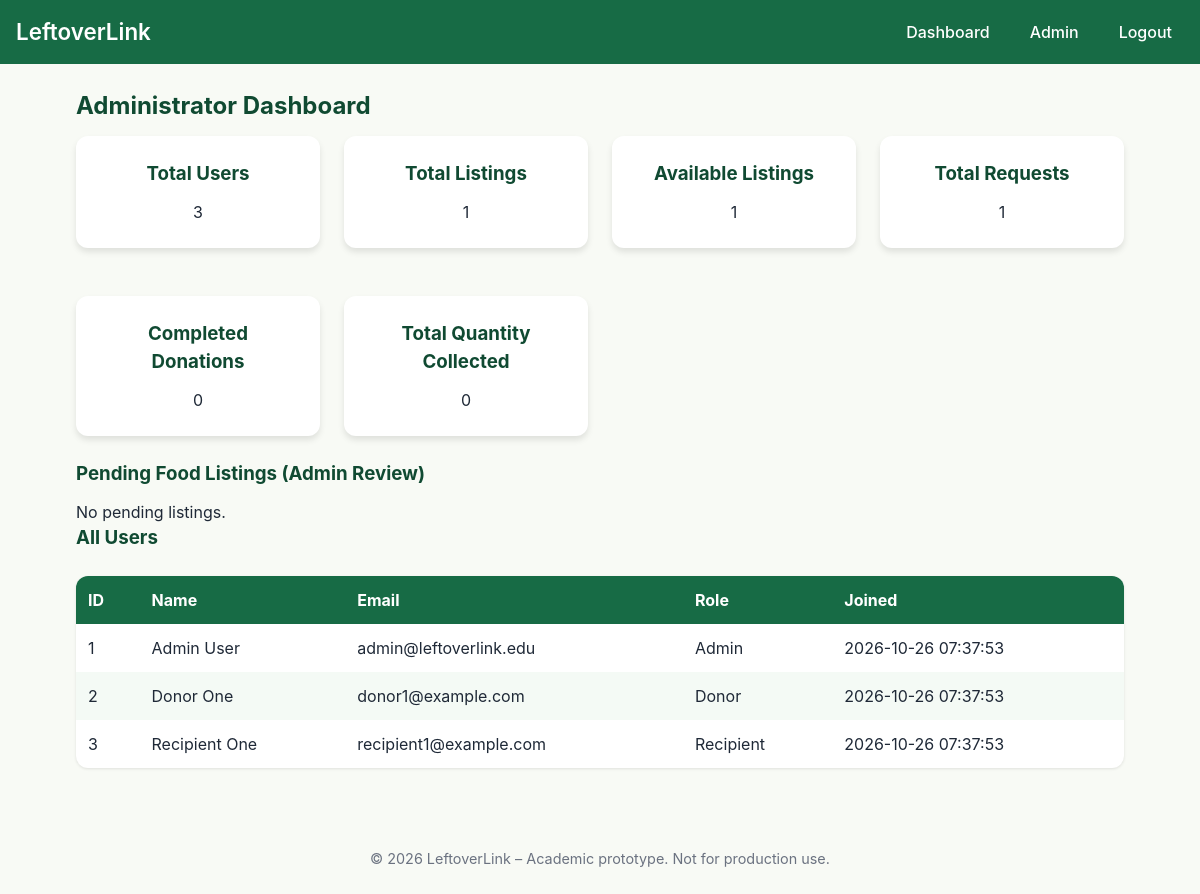
/admin.php (signed in), run on the app's committed database.
### tables this page shows
CREATE TABLE users (
    id INT AUTO_INCREMENT PRIMARY KEY,
    name VARCHAR(100) NOT NULL,
    email VARCHAR(150) NOT NULL UNIQUE,
    password VARCHAR(255) NOT NULL,
    role ENUM('donor','recipient','admin') NOT NULL,
    created_at TIMESTAMP DEFAULT CURRENT_TIMESTAMP
);

### auth.php (called while the page is built, shortened)
<?php
require_once __DIR__ . '/config.php';
function isLoggedIn(): bool {
    return isset($_SESSION['user_id']);
}
function currentUser(): ?array {
    static $user = null;
    if ($user === null) {
        global $pdo;
        $stmt = $pdo->prepare('SELECT id, name, email, role FROM users WHERE id = ?');
        $stmt->execute([$_SESSION['user_id']]);
        $user = $stmt->fetch();
    }
    return $user;
}
function requireRole(array $roles): void {
    $user = currentUser();
}
function e(string $text): string {
    return htmlspecialchars($text, ENT_QUOTES, 'UTF-8');
}
?>

### admin.php (the view, shortened to what this page needs)
<?php
require_once __DIR__ . '/auth.php';
requireRole(['admin']);
$user = currentUser();
try {
    $stats = [];
    $stats['users'] = $pdo->query('SELECT COUNT(*) FROM users')->fetchColumn();
    $stats['listings'] = $pdo->query('SELECT COUNT(*) FROM food_listings')->fetchColumn();
    $stats['available'] = $pdo->query("SELECT COUNT(*) FROM food_listings WHERE status = 'available'")->fetchColumn();
    $stats['requests'] = $pdo->query('SELECT COUNT(*) FROM food_requests')->fetchColumn();
    $stats['collected'] = $pdo->query("SELECT COUNT(*) FROM food_requests WHERE status = 'collected'")->fetchColumn();
    $stmt = $pdo->query("SELECT SUM(quantity_requested) FROM food_requests WHERE status = 'collected'");
    $stats['total_quantity'] = $stmt->fetchColumn();
} catch (PDOException $e) {
    $stats = array_fill_keys(['users','listings','available','requests','collected','total_quantity'], 0);
}
$pendingListings = $pdo->query("SELECT fl.id, fl.food_name, fl.quantity, fl.unit, u.name AS donor_name FROM food_listings fl JOIN users u ON fl.donor_id = u.id WHERE fl.status = 'pending'")->fetchAll();
$users = $pdo->query('SELECT id, name, email, role, created_at FROM users ORDER BY created_at DESC')->fetchAll();
?>
<!DOCTYPE html>
<html lang="en">
<head>
    <link rel="stylesheet" href="style.css">
</head>
<body>
<?php include 'header.php'; ?>
<main class="container">
    <h2>Administrator Dashboard</h2>
    <section class="stats-grid">
        <div class="card"><h3>Total Users</h3><p><?= e($stats['users']) ?></p></div>
        <div class="card"><h3>Total Listings</h3><p><?= e($stats['listings']) ?></p></div>
        <div class="card"><h3>Available Listings</h3><p><?= e($stats['available']) ?></p></div>
        <div class="card"><h3>Total Requests</h3><p><?= e($stats['requests']) ?></p></div>
        <div class="card"><h3>Completed Donations</h3><p><?= e($stats['collected']) ?></p></div>
        <div class="card"><h3>Total Quantity Collected</h3><p><?= e($stats['total_quantity'] ?? 0) ?></p></div>
    </section>
    <section>
        <h3>Pending Food Listings (Admin Review)</h3>
        <?php if (empty($pendingListings)): ?>
            <p>No pending listings.</p>
        <?php endif; ?>
    </section>
    <section>
        <h3>All Users</h3>
        <table class="listings-table">
            <thead>
                <tr><th>ID</th><th>Name</th><th>Email</th><th>Role</th><th>Joined</th></tr>
            </thead>
            <tbody>
                <?php foreach ($users as $u): ?>
                    <tr>
                        <td><?= e($u['id']) ?></td>
                        <td><?= e($u['name']) ?></td>
                        <td><?= e($u['email']) ?></td>
                        <td><?= e(ucfirst($u['role'])) ?></td>
                        <td><?= e($u['created_at']) ?></td>
                    </tr>
                <?php endforeach; ?>
            </tbody>
        </table>
    </section>
</main>
<?php include 'footer.php'; ?>
</body>
</html>

### header.php (shortened to what this page needs)
<?php
require_once __DIR__ . '/auth.php';
?>
<header class="navbar">
    <h1><a href="index.php" class="logo">LeftoverLink</a></h1>
    <nav>
        <?php if (isLoggedIn()): ?>
            <a href="dashboard.php">Dashboard</a>
            <?php if (currentUser()['role'] === 'donor'): ?>
                <a href="add-food.php">Add Food</a>
                <a href="my-listings.php">My Listings</a>
                <a href="manage-requests.php">Manage Requests</a>
            <?php elseif (currentUser()['role'] === 'recipient'): ?>
                <a href="available-food.php">Available Food</a>
                <a href="my-requests.php">My Requests</a>
            <?php elseif (currentUser()['role'] === 'admin'): ?>
                <a href="admin.php">Admin</a>
            <?php endif; ?>
            <a href="logout.php">Logout</a>
        <?php else: ?>
            <a href="login.php">Login</a>
            <a href="register.php">Register</a>
        <?php endif; ?>
    </nav>
</header>

### footer.php (shortened to what this page needs)
<footer>
    <p>© 2026 LeftoverLink – Academic prototype. Not for production use.</p>
</footer>

### style.css (style rules this page uses)
:root { --color-primary: #176B45; --color-dark: #104A32; --color-accent: #E7F5EC; --color-bg: #F8FAF5; --color-white: #FFFFFF; --color-text-main: #1F2937; --color-text-sec: #6B7280; --space-xxs: 0.25rem; --space-xs: 0.5rem; --space-sm: 0.75rem; --space-md: 1rem; --space-lg: 1.5rem; --space-xl: 2rem; --radius-sm: 4px; --radius-md: 8px; --radius-lg: 12px; --shadow-sm: 0 1px 3px rgba(0,0,0,0.1); --shadow-md: 0 4px 6px rgba(0,0,0,0.1); --shadow-lg: 0 10px 15px rgba(0,0,0,0.08); }
* { box-sizing:border-box; margin:0; padding:0; }
html { font-family:-apple-system, BlinkMacSystemFont, "Segoe UI", Helvetica, Arial, sans-serif, "Apple Color Emoji", "Segoe UI Emoji"; font-size:16px; }
body { background:var(--color-bg); color:var(--color-text-main); line-height:1.5; }
a { color:var(--color-primary); text-decoration:none; }
h1, h2, h3, h4, h5, h6 { color:var(--color-dark); margin-bottom:var(--space-sm); }
.container { width:90%; max-width:1120px; margin:0 auto; padding:var(--space-lg) var(--space-md); }
.navbar { background:var(--color-primary); color:#fff; padding:var(--space-sm) var(--space-md); display:flex; justify-content:space-between; align-items:center; position:relative; }
.navbar h1 { margin:0; font-size:1.4rem; }
.navbar .logo { color:#fff; font-weight:600; }
.navbar nav { display:flex; gap:var(--space-md); }
.navbar nav a { color:#fff; font-weight:500; padding:var(--space-xs) var(--space-sm); border-radius:var(--radius-sm); }
.card { background:var(--color-white); border-radius:var(--radius-lg); box-shadow:var(--shadow-md); padding:var(--space-lg); text-align:center; margin-bottom:var(--space-lg); }
.card h3 { margin-top:0; margin-bottom:var(--space-sm); color:var(--color-dark); }
.stats-grid { display:grid; gap:var(--space-lg); grid-template-columns:repeat(auto-fit, minmax(200px, 1fr)); }
.listings-table { width:100%; border-collapse:collapse; margin-top:var(--space-lg); background:var(--color-white); border-radius:var(--radius-lg); overflow:hidden; box-shadow:var(--shadow-sm); }
.listings-table th, .listings-table td { padding:var(--space-sm); text-align:left; }
.listings-table th { background:var(--color-primary); color:#fff; }
.listings-table tbody tr:nth-child(even) { background:#f4faf5; }
footer { text-align:center; padding:var(--space-lg) 0; margin-top:var(--space-xl); font-size:0.9rem; color:var(--color-text-sec); }

### data on the page
users: id "1", name "Admin User", email "admin@leftoverlink.edu", role "Admin", created_at "2026-10-26 07:37:53"
users: id "2", name "Donor One", email "donor1@example.com", role "Donor", created_at "2026-10-26 07:37:53"
users: id "3", name "Recipient One", email "recipient1@example.com", role "Recipient", created_at "2026-10-26 07:37:53"

### other printed values
$stats['users'] "3"
$stats['listings'] "1"
$stats['available'] "1"
$stats['requests'] "1"
$stats['collected'] "0"
$stats['total_quantity'] "0"
